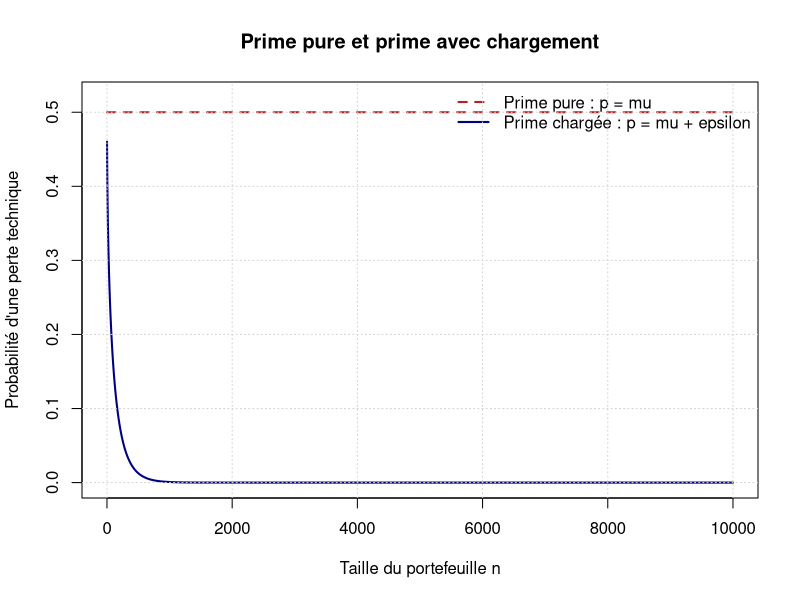
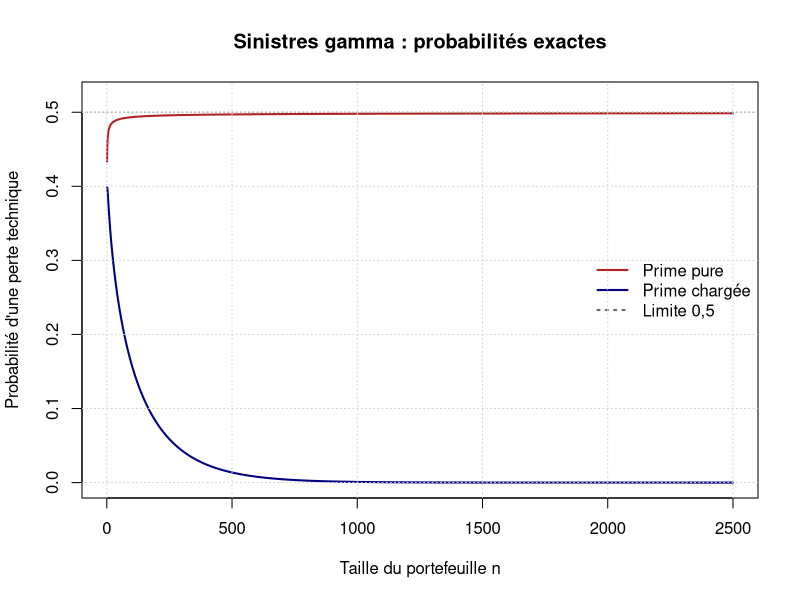

Generate these figures, in order, with R:
## ---- chunk 1
knitr::opts_chunk$set(
  echo = TRUE,
  warning = FALSE,
  message = FALSE,
  fig.width = 7,
  fig.height = 4.5,
  fig.align = "center"
)
set.seed(2026)
## ---- chunk 2
mu <- 100
sigma <- 50
epsilon <- 5
valeurs_n <- c(1, 10, 25, 100, 400, 1000, 2500, 10000)
## ---- chunk 3
resultats_normaux <- data.frame(
  n = valeurs_n,
  ecart_type_moyenne = sigma / sqrt(valeurs_n),
  ecart_type_agrege = sigma * sqrt(valeurs_n),
  ecart_type_relatif = sigma / (mu * sqrt(valeurs_n)),
  proba_perte_prime_pure = 0.5,
  proba_perte_prime_chargee = pnorm(
    sqrt(valeurs_n) * epsilon / sigma,
    lower.tail = FALSE
  )
)

resultats_normaux$ecart_type_moyenne <-
  round(resultats_normaux$ecart_type_moyenne, 3)
resultats_normaux$ecart_type_agrege <-
  round(resultats_normaux$ecart_type_agrege, 3)
resultats_normaux$ecart_type_relatif <-
  round(resultats_normaux$ecart_type_relatif, 4)
resultats_normaux$proba_perte_prime_pure <-
  round(resultats_normaux$proba_perte_prime_pure, 4)
resultats_normaux$proba_perte_prime_chargee <-
  signif(resultats_normaux$proba_perte_prime_chargee, 4)

knitr::kable(
  resultats_normaux,
  col.names = c(
    "$n$", "Écart-type de la moyenne", "Écart-type agrégé",
    "Écart-type relatif", "Probabilité de perte : $p=\\mu$",
    "Probabilité de perte : $p=\\mu+\\varepsilon$"
  ),
  caption = paste(
    "Diversification et probabilité d'une perte technique"
  )
)
## ---- chunk 4
grille_n <- 1:10000
proba_pure <- rep(0.5, length(grille_n))
proba_chargee <- pnorm(
  sqrt(grille_n) * epsilon / sigma,
  lower.tail = FALSE
)

plot(
  grille_n, proba_pure,
  type = "l", lwd = 2, lty = 2, col = "firebrick",
  ylim = c(0, 0.52),
  xlab = "Taille du portefeuille n",
  ylab = "Probabilité d'une perte technique",
  main = "Prime pure et prime avec chargement"
)
lines(grille_n, proba_chargee, lwd = 2, col = "navy")
legend(
  "topright",
  legend = c(
    "Prime pure : p = mu",
    "Prime chargée : p = mu + epsilon"
  ),
  col = c("firebrick", "navy"),
  lty = c(2, 1), lwd = 2, bty = "n"
)
grid()
## ---- chunk 5
forme <- 4
echelle <- 25
mu_gamma <- forme * echelle
sigma_gamma <- sqrt(forme) * echelle
epsilon_gamma <- 5

proba_gamma_pure <- pgamma(
  valeurs_n * mu_gamma,
  shape = valeurs_n * forme,
  scale = echelle,
  lower.tail = FALSE
)

proba_gamma_chargee <- pgamma(
  valeurs_n * (mu_gamma + epsilon_gamma),
  shape = valeurs_n * forme,
  scale = echelle,
  lower.tail = FALSE
)

resultats_gamma <- data.frame(
  n = valeurs_n,
  proba_perte_prime_pure = proba_gamma_pure,
  proba_perte_prime_chargee = proba_gamma_chargee,
  approximation_tcl_chargee = pnorm(
    sqrt(valeurs_n) * epsilon_gamma / sigma_gamma,
    lower.tail = FALSE
  )
)

resultats_gamma$proba_perte_prime_pure <-
  round(resultats_gamma$proba_perte_prime_pure, 4)
resultats_gamma$proba_perte_prime_chargee <-
  signif(resultats_gamma$proba_perte_prime_chargee, 4)
resultats_gamma$approximation_tcl_chargee <-
  signif(resultats_gamma$approximation_tcl_chargee, 4)

knitr::kable(
  resultats_gamma,
  col.names = c(
    "$n$", "Exacte : $p=\\mu$",
    "Exacte : $p=\\mu+\\varepsilon$",
    "Approximation TCL avec chargement"
  ),
  caption = paste(
    "Probabilités exactes sous une loi gamma et approximation TCL"
  )
)
## ---- chunk 6
n_gamma <- 1:2500
proba_gamma_pure_grille <- pgamma(
  n_gamma * mu_gamma,
  shape = n_gamma * forme,
  scale = echelle,
  lower.tail = FALSE
)
proba_gamma_chargee_grille <- pgamma(
  n_gamma * (mu_gamma + epsilon_gamma),
  shape = n_gamma * forme,
  scale = echelle,
  lower.tail = FALSE
)

plot(
  n_gamma, proba_gamma_pure_grille,
  type = "l", lwd = 2, col = "firebrick",
  ylim = c(0, 0.52),
  xlab = "Taille du portefeuille n",
  ylab = "Probabilité d'une perte technique",
  main = "Sinistres gamma : probabilités exactes"
)
lines(
  n_gamma, proba_gamma_chargee_grille,
  lwd = 2, col = "navy"
)
abline(h = 0.5, lty = 3, col = "gray40")
legend(
  "right",
  legend = c("Prime pure", "Prime chargée", "Limite 0,5"),
  col = c("firebrick", "navy", "gray40"),
  lty = c(1, 1, 3), lwd = 2, bty = "n"
)
grid()
